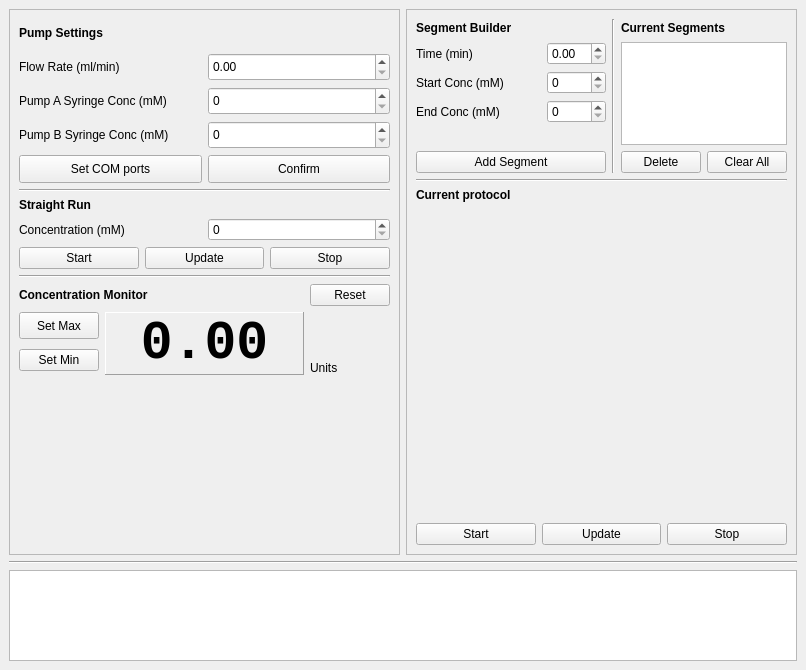
<?xml version="1.0" encoding="UTF-8"?>
<ui version="4.0">
 <class>PumpController</class>
 <widget class="QMainWindow" name="PumpController">
  <property name="geometry">
   <rect>
    <x>0</x>
    <y>0</y>
    <width>806</width>
    <height>670</height>
   </rect>
  </property>
  <property name="sizePolicy">
   <sizepolicy hsizetype="Preferred" vsizetype="Preferred">
    <horstretch>0</horstretch>
    <verstretch>0</verstretch>
   </sizepolicy>
  </property>
  <property name="minimumSize">
   <size>
    <width>0</width>
    <height>0</height>
   </size>
  </property>
  <property name="windowTitle">
   <string>AWpumps</string>
  </property>
  <widget class="QWidget" name="centralwidget">
   <property name="sizePolicy">
    <sizepolicy hsizetype="Preferred" vsizetype="Preferred">
     <horstretch>0</horstretch>
     <verstretch>0</verstretch>
    </sizepolicy>
   </property>
   <property name="font">
    <font>
     <family>.AppleSystemUIFont</family>
    </font>
   </property>
   <layout class="QVBoxLayout" name="verticalLayout_6" stretch="6,0,1">
    <item>
     <layout class="QHBoxLayout" name="horizontalLayout_4">
      <item>
       <widget class="QFrame" name="frame_2">
        <property name="sizePolicy">
         <sizepolicy hsizetype="Preferred" vsizetype="Preferred">
          <horstretch>0</horstretch>
          <verstretch>7</verstretch>
         </sizepolicy>
        </property>
        <property name="frameShape">
         <enum>QFrame::Shape::StyledPanel</enum>
        </property>
        <property name="frameShadow">
         <enum>QFrame::Shadow::Raised</enum>
        </property>
        <layout class="QVBoxLayout" name="verticalLayout_2" stretch="5,0,2,0,2,5">
         <item>
          <layout class="QGridLayout" name="gridLayout_2">
           <item row="4" column="1">
            <widget class="QSpinBox" name="spinPbc">
             <property name="sizePolicy">
              <sizepolicy hsizetype="Preferred" vsizetype="Preferred">
               <horstretch>0</horstretch>
               <verstretch>0</verstretch>
              </sizepolicy>
             </property>
             <property name="maximum">
              <number>200</number>
             </property>
            </widget>
           </item>
           <item row="3" column="0">
            <widget class="QLabel" name="label_5">
             <property name="text">
              <string>Pump A Syringe Conc (mM)</string>
             </property>
            </widget>
           </item>
           <item row="1" column="0" colspan="2">
            <widget class="QLabel" name="label_7">
             <property name="font">
              <font>
               <family>.AppleSystemUIFont</family>
               <bold>true</bold>
              </font>
             </property>
             <property name="text">
              <string>Pump Settings</string>
             </property>
            </widget>
           </item>
           <item row="5" column="1">
            <widget class="QPushButton" name="butConfirmSettings">
             <property name="sizePolicy">
              <sizepolicy hsizetype="Preferred" vsizetype="Preferred">
               <horstretch>0</horstretch>
               <verstretch>0</verstretch>
              </sizepolicy>
             </property>
             <property name="text">
              <string>Confirm</string>
             </property>
            </widget>
           </item>
           <item row="3" column="1">
            <widget class="QSpinBox" name="spinPac">
             <property name="sizePolicy">
              <sizepolicy hsizetype="Preferred" vsizetype="Preferred">
               <horstretch>0</horstretch>
               <verstretch>0</verstretch>
              </sizepolicy>
             </property>
             <property name="maximum">
              <number>200</number>
             </property>
            </widget>
           </item>
           <item row="4" column="0">
            <widget class="QLabel" name="label_6">
             <property name="text">
              <string>Pump B Syringe Conc (mM)</string>
             </property>
            </widget>
           </item>
           <item row="2" column="0">
            <widget class="QLabel" name="label_4">
             <property name="font">
              <font>
               <family>.AppleSystemUIFont</family>
               <stylestrategy>PreferAntialias</stylestrategy>
              </font>
             </property>
             <property name="text">
              <string>Flow Rate (ml/min)</string>
             </property>
            </widget>
           </item>
           <item row="2" column="1">
            <widget class="QDoubleSpinBox" name="spinFlowRate">
             <property name="sizePolicy">
              <sizepolicy hsizetype="Preferred" vsizetype="Preferred">
               <horstretch>0</horstretch>
               <verstretch>0</verstretch>
              </sizepolicy>
             </property>
            </widget>
           </item>
           <item row="5" column="0">
            <widget class="QPushButton" name="butSetComs">
             <property name="sizePolicy">
              <sizepolicy hsizetype="Preferred" vsizetype="Preferred">
               <horstretch>0</horstretch>
               <verstretch>0</verstretch>
              </sizepolicy>
             </property>
             <property name="text">
              <string>Set COM ports</string>
             </property>
            </widget>
           </item>
          </layout>
         </item>
         <item>
          <widget class="Line" name="line_2">
           <property name="orientation">
            <enum>Qt::Orientation::Horizontal</enum>
           </property>
          </widget>
         </item>
         <item>
          <layout class="QGridLayout" name="gridLayout_3">
           <item row="1" column="0" colspan="2">
            <widget class="QLabel" name="label_11">
             <property name="font">
              <font>
               <family>.AppleSystemUIFont</family>
               <bold>true</bold>
              </font>
             </property>
             <property name="text">
              <string>Straight Run</string>
             </property>
            </widget>
           </item>
           <item row="2" column="1">
            <widget class="QSpinBox" name="spinStraightConc">
             <property name="sizePolicy">
              <sizepolicy hsizetype="Preferred" vsizetype="Preferred">
               <horstretch>0</horstretch>
               <verstretch>0</verstretch>
              </sizepolicy>
             </property>
            </widget>
           </item>
           <item row="3" column="0" colspan="2">
            <layout class="QHBoxLayout" name="horizontalLayout">
             <item>
              <widget class="QPushButton" name="butStartPump">
               <property name="sizePolicy">
                <sizepolicy hsizetype="Minimum" vsizetype="Preferred">
                 <horstretch>0</horstretch>
                 <verstretch>0</verstretch>
                </sizepolicy>
               </property>
               <property name="text">
                <string>Start</string>
               </property>
              </widget>
             </item>
             <item>
              <widget class="QPushButton" name="butUpdatePump">
               <property name="sizePolicy">
                <sizepolicy hsizetype="Minimum" vsizetype="Preferred">
                 <horstretch>0</horstretch>
                 <verstretch>0</verstretch>
                </sizepolicy>
               </property>
               <property name="text">
                <string>Update</string>
               </property>
              </widget>
             </item>
             <item>
              <widget class="QPushButton" name="butStopPump">
               <property name="sizePolicy">
                <sizepolicy hsizetype="Minimum" vsizetype="Preferred">
                 <horstretch>0</horstretch>
                 <verstretch>0</verstretch>
                </sizepolicy>
               </property>
               <property name="text">
                <string>Stop</string>
               </property>
              </widget>
             </item>
            </layout>
           </item>
           <item row="2" column="0">
            <widget class="QLabel" name="label_10">
             <property name="text">
              <string>Concentration (mM)</string>
             </property>
            </widget>
           </item>
          </layout>
         </item>
         <item>
          <widget class="Line" name="line_4">
           <property name="orientation">
            <enum>Qt::Orientation::Horizontal</enum>
           </property>
          </widget>
         </item>
         <item>
          <layout class="QGridLayout" name="gridLayout_7">
           <item row="0" column="4">
            <widget class="QPushButton" name="butResetCond">
             <property name="sizePolicy">
              <sizepolicy hsizetype="Preferred" vsizetype="Preferred">
               <horstretch>0</horstretch>
               <verstretch>0</verstretch>
              </sizepolicy>
             </property>
             <property name="text">
              <string>Reset</string>
             </property>
            </widget>
           </item>
           <item row="3" column="0" rowspan="2">
            <widget class="QPushButton" name="butSetCondMin">
             <property name="sizePolicy">
              <sizepolicy hsizetype="Fixed" vsizetype="Fixed">
               <horstretch>0</horstretch>
               <verstretch>0</verstretch>
              </sizepolicy>
             </property>
             <property name="text">
              <string>Set Min</string>
             </property>
            </widget>
           </item>
           <item row="0" column="0" colspan="4">
            <widget class="QLabel" name="label_3">
             <property name="font">
              <font>
               <family>.AppleSystemUIFont</family>
               <bold>true</bold>
              </font>
             </property>
             <property name="text">
              <string>Concentration Monitor</string>
             </property>
            </widget>
           </item>
           <item row="1" column="0" rowspan="2">
            <widget class="QPushButton" name="butSetCondMax">
             <property name="sizePolicy">
              <sizepolicy hsizetype="Fixed" vsizetype="Preferred">
               <horstretch>0</horstretch>
               <verstretch>0</verstretch>
              </sizepolicy>
             </property>
             <property name="text">
              <string>Set Max</string>
             </property>
            </widget>
           </item>
           <item row="1" column="1" rowspan="4" colspan="3">
            <widget class="QLabel" name="label_cond">
             <property name="sizePolicy">
              <sizepolicy hsizetype="Preferred" vsizetype="Preferred">
               <horstretch>0</horstretch>
               <verstretch>0</verstretch>
              </sizepolicy>
             </property>
             <property name="font">
              <font>
               <family>Courier New</family>
               <pointsize>40</pointsize>
               <bold>true</bold>
              </font>
             </property>
             <property name="frameShape">
              <enum>QFrame::Shape::Panel</enum>
             </property>
             <property name="frameShadow">
              <enum>QFrame::Shadow::Raised</enum>
             </property>
             <property name="text">
              <string>0.00</string>
             </property>
             <property name="scaledContents">
              <bool>false</bool>
             </property>
             <property name="alignment">
              <set>Qt::AlignmentFlag::AlignCenter</set>
             </property>
             <property name="margin">
              <number>3</number>
             </property>
             <property name="indent">
              <number>-1</number>
             </property>
             <property name="textInteractionFlags">
              <set>Qt::TextInteractionFlag::NoTextInteraction</set>
             </property>
            </widget>
           </item>
           <item row="4" column="4">
            <widget class="QLabel" name="label_cond_units">
             <property name="text">
              <string>Units</string>
             </property>
            </widget>
           </item>
          </layout>
         </item>
         <item>
          <widget class="PlotWidget" name="widgetPlotCond" native="true">
           <property name="sizePolicy">
            <sizepolicy hsizetype="Preferred" vsizetype="Preferred">
             <horstretch>0</horstretch>
             <verstretch>0</verstretch>
            </sizepolicy>
           </property>
           <property name="minimumSize">
            <size>
             <width>0</width>
             <height>150</height>
            </size>
           </property>
          </widget>
         </item>
        </layout>
       </widget>
      </item>
      <item>
       <widget class="QFrame" name="frame">
        <property name="sizePolicy">
         <sizepolicy hsizetype="Preferred" vsizetype="Minimum">
          <horstretch>0</horstretch>
          <verstretch>0</verstretch>
         </sizepolicy>
        </property>
        <property name="frameShape">
         <enum>QFrame::Shape::StyledPanel</enum>
        </property>
        <property name="frameShadow">
         <enum>QFrame::Shadow::Raised</enum>
        </property>
        <layout class="QVBoxLayout" name="verticalLayout_5" stretch="4,0,0,8,0">
         <item>
          <layout class="QGridLayout" name="gridLayout_4">
           <property name="rightMargin">
            <number>0</number>
           </property>
           <property name="verticalSpacing">
            <number>-1</number>
           </property>
           <item row="0" column="0" colspan="3">
            <widget class="QLabel" name="label_18">
             <property name="sizePolicy">
              <sizepolicy hsizetype="Minimum" vsizetype="Preferred">
               <horstretch>0</horstretch>
               <verstretch>0</verstretch>
              </sizepolicy>
             </property>
             <property name="font">
              <font>
               <family>.AppleSystemUIFont</family>
               <bold>true</bold>
              </font>
             </property>
             <property name="text">
              <string>Segment Builder</string>
             </property>
            </widget>
           </item>
           <item row="0" column="3" rowspan="6">
            <widget class="Line" name="line_3">
             <property name="orientation">
              <enum>Qt::Orientation::Vertical</enum>
             </property>
            </widget>
           </item>
           <item row="3" column="0" colspan="2">
            <widget class="QLabel" name="label_16">
             <property name="text">
              <string>End Conc (mM)</string>
             </property>
            </widget>
           </item>
           <item row="1" column="0" colspan="2">
            <widget class="QLabel" name="label_15">
             <property name="text">
              <string>Time (min)</string>
             </property>
            </widget>
           </item>
           <item row="5" column="4">
            <widget class="QPushButton" name="butDeleteSegment">
             <property name="text">
              <string>Delete</string>
             </property>
            </widget>
           </item>
           <item row="5" column="0" colspan="3">
            <widget class="QPushButton" name="butAddSegment">
             <property name="text">
              <string>Add Segment</string>
             </property>
            </widget>
           </item>
           <item row="1" column="2">
            <widget class="QDoubleSpinBox" name="spinSegTime">
             <property name="sizePolicy">
              <sizepolicy hsizetype="Preferred" vsizetype="Preferred">
               <horstretch>0</horstretch>
               <verstretch>0</verstretch>
              </sizepolicy>
             </property>
             <property name="maximum">
              <double>2.000000000000000</double>
             </property>
             <property name="singleStep">
              <double>0.050000000000000</double>
             </property>
             <property name="stepType">
              <enum>QAbstractSpinBox::StepType::DefaultStepType</enum>
             </property>
            </widget>
           </item>
           <item row="2" column="2">
            <widget class="QSpinBox" name="spinStartConc">
             <property name="sizePolicy">
              <sizepolicy hsizetype="Preferred" vsizetype="Preferred">
               <horstretch>0</horstretch>
               <verstretch>0</verstretch>
              </sizepolicy>
             </property>
             <property name="singleStep">
              <number>10</number>
             </property>
            </widget>
           </item>
           <item row="5" column="5">
            <widget class="QPushButton" name="butClearSegments">
             <property name="text">
              <string>Clear All</string>
             </property>
            </widget>
           </item>
           <item row="3" column="2">
            <widget class="QSpinBox" name="spinEndConc">
             <property name="sizePolicy">
              <sizepolicy hsizetype="Preferred" vsizetype="Preferred">
               <horstretch>0</horstretch>
               <verstretch>0</verstretch>
              </sizepolicy>
             </property>
             <property name="singleStep">
              <number>10</number>
             </property>
            </widget>
           </item>
           <item row="2" column="0" colspan="2">
            <widget class="QLabel" name="label_17">
             <property name="text">
              <string>Start Conc (mM)</string>
             </property>
            </widget>
           </item>
           <item row="1" column="4" rowspan="4" colspan="2">
            <widget class="QTableView" name="tableSegments">
             <property name="sizePolicy">
              <sizepolicy hsizetype="Preferred" vsizetype="Preferred">
               <horstretch>0</horstretch>
               <verstretch>0</verstretch>
              </sizepolicy>
             </property>
             <property name="minimumSize">
              <size>
               <width>0</width>
               <height>0</height>
              </size>
             </property>
             <property name="sizeAdjustPolicy">
              <enum>QAbstractScrollArea::SizeAdjustPolicy::AdjustToContents</enum>
             </property>
             <property name="editTriggers">
              <set>QAbstractItemView::EditTrigger::SelectedClicked</set>
             </property>
             <property name="tabKeyNavigation">
              <bool>false</bool>
             </property>
             <property name="showDropIndicator" stdset="0">
              <bool>true</bool>
             </property>
             <property name="dragEnabled">
              <bool>true</bool>
             </property>
             <property name="dragDropMode">
              <enum>QAbstractItemView::DragDropMode::InternalMove</enum>
             </property>
             <property name="defaultDropAction">
              <enum>Qt::DropAction::MoveAction</enum>
             </property>
             <property name="alternatingRowColors">
              <bool>true</bool>
             </property>
             <property name="selectionMode">
              <enum>QAbstractItemView::SelectionMode::SingleSelection</enum>
             </property>
             <property name="selectionBehavior">
              <enum>QAbstractItemView::SelectionBehavior::SelectRows</enum>
             </property>
            </widget>
           </item>
           <item row="0" column="4" colspan="2">
            <widget class="QLabel" name="label_19">
             <property name="font">
              <font>
               <family>.AppleSystemUIFont</family>
               <bold>true</bold>
              </font>
             </property>
             <property name="text">
              <string>Current Segments</string>
             </property>
            </widget>
           </item>
          </layout>
         </item>
         <item>
          <widget class="Line" name="line">
           <property name="orientation">
            <enum>Qt::Orientation::Horizontal</enum>
           </property>
          </widget>
         </item>
         <item>
          <widget class="QLabel" name="label_20">
           <property name="sizePolicy">
            <sizepolicy hsizetype="Preferred" vsizetype="Preferred">
             <horstretch>0</horstretch>
             <verstretch>0</verstretch>
            </sizepolicy>
           </property>
           <property name="font">
            <font>
             <family>.AppleSystemUIFont</family>
             <bold>true</bold>
            </font>
           </property>
           <property name="text">
            <string>Current protocol</string>
           </property>
          </widget>
         </item>
         <item>
          <widget class="PlotWidget" name="widget_plots" native="true">
           <property name="sizePolicy">
            <sizepolicy hsizetype="Preferred" vsizetype="Preferred">
             <horstretch>0</horstretch>
             <verstretch>5</verstretch>
            </sizepolicy>
           </property>
           <property name="minimumSize">
            <size>
             <width>0</width>
             <height>100</height>
            </size>
           </property>
          </widget>
         </item>
         <item>
          <layout class="QHBoxLayout" name="horizontalLayout_3">
           <item>
            <widget class="QPushButton" name="butStartProtocol">
             <property name="text">
              <string>Start</string>
             </property>
            </widget>
           </item>
           <item>
            <widget class="QPushButton" name="butUpdateProtocol">
             <property name="text">
              <string>Update</string>
             </property>
            </widget>
           </item>
           <item>
            <widget class="QPushButton" name="butStopProtocol">
             <property name="text">
              <string>Stop</string>
             </property>
            </widget>
           </item>
          </layout>
         </item>
        </layout>
       </widget>
      </item>
     </layout>
    </item>
    <item>
     <widget class="Line" name="line_5">
      <property name="orientation">
       <enum>Qt::Orientation::Horizontal</enum>
      </property>
     </widget>
    </item>
    <item>
     <widget class="QTextEdit" name="console">
      <property name="sizePolicy">
       <sizepolicy hsizetype="Preferred" vsizetype="Preferred">
        <horstretch>0</horstretch>
        <verstretch>0</verstretch>
       </sizepolicy>
      </property>
      <property name="minimumSize">
       <size>
        <width>0</width>
        <height>50</height>
       </size>
      </property>
      <property name="font">
       <font>
        <family>.AppleSystemUIFont</family>
        <pointsize>13</pointsize>
        <bold>false</bold>
       </font>
      </property>
      <property name="acceptDrops">
       <bool>false</bool>
      </property>
      <property name="undoRedoEnabled">
       <bool>false</bool>
      </property>
      <property name="readOnly">
       <bool>true</bool>
      </property>
     </widget>
    </item>
   </layout>
  </widget>
  <action name="actionQuit">
   <property name="text">
    <string>Quit</string>
   </property>
  </action>
 </widget>
 <customwidgets>
  <customwidget>
   <class>PlotWidget</class>
   <extends>QWidget</extends>
   <header>plotwidget.h</header>
   <container>1</container>
  </customwidget>
 </customwidgets>
 <tabstops>
  <tabstop>spinFlowRate</tabstop>
  <tabstop>spinPac</tabstop>
  <tabstop>spinPbc</tabstop>
  <tabstop>butConfirmSettings</tabstop>
  <tabstop>spinStraightConc</tabstop>
  <tabstop>butStartPump</tabstop>
  <tabstop>butUpdatePump</tabstop>
  <tabstop>butStopPump</tabstop>
  <tabstop>spinSegTime</tabstop>
  <tabstop>spinStartConc</tabstop>
  <tabstop>spinEndConc</tabstop>
  <tabstop>butStartProtocol</tabstop>
  <tabstop>butStopProtocol</tabstop>
 </tabstops>
 <resources/>
 <connections/>
</ui>
